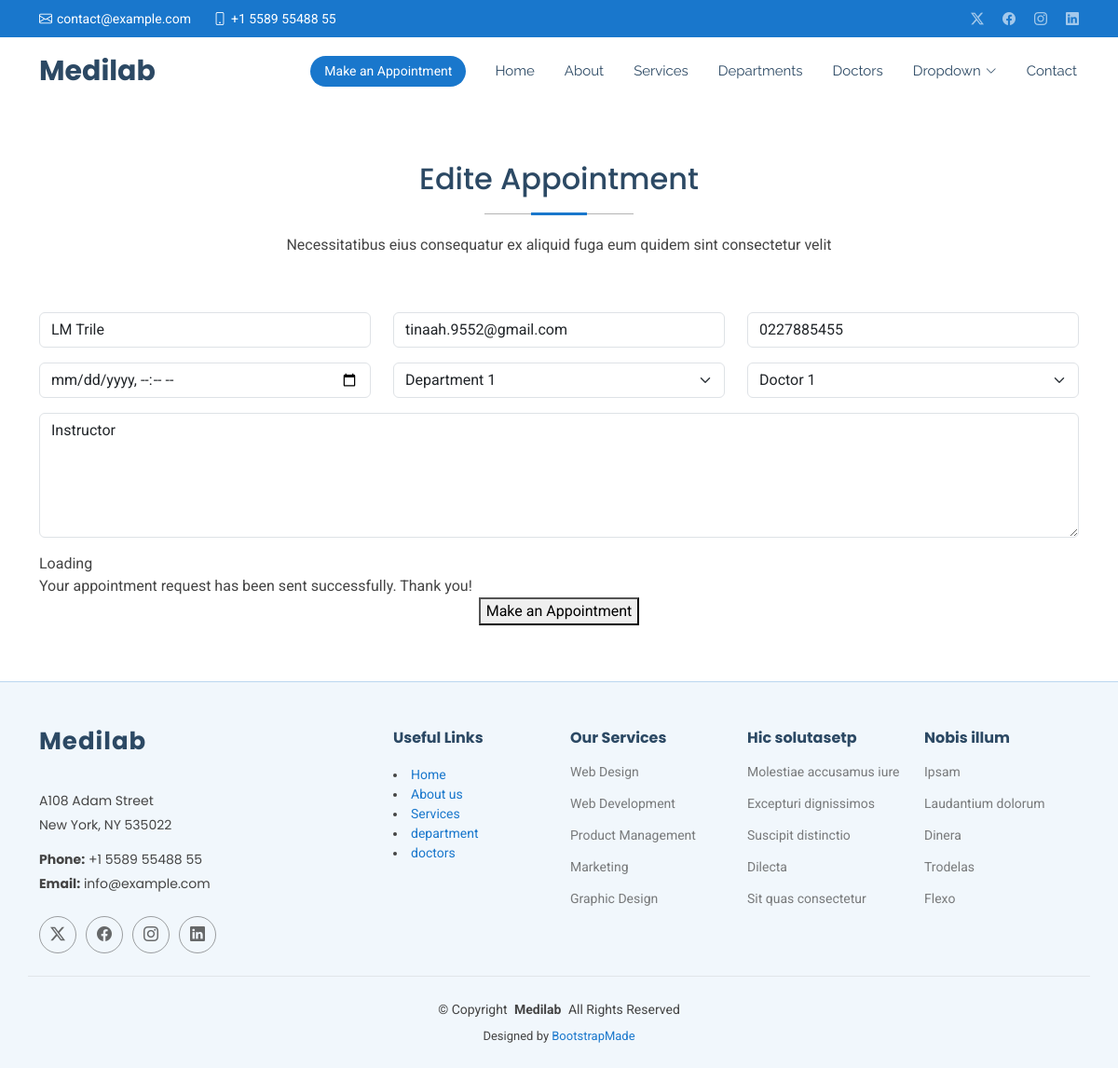
Page /edite/2 on the committed database.
### hospitalapp/models.py (models this page shows, shortened)
class Appointment(models.Model):
    name =models.CharField(max_length=50)
    email =models.EmailField()
    phone =models.CharField(max_length=15)
    date =models.DateTimeField()
    department =models.CharField(max_length=50)
    doctor =models.CharField(max_length=50)
    message =models.TextField()

### hospitalapp/views.py (the view)
# urls.py: path('edite/<int:id>', views.edite,name = 'edite'),
def edite(request,id):
    editeinfo = get_object_or_404(Appointment,id=id)
    if request.method == 'POST':
        editeinfo.name = request.POST.get('name')
        editeinfo.email = request.POST.get('email')
        editeinfo.phone = request.POST.get('phone')
        editeinfo.date = request.POST.get('date')
        editeinfo.department = request.POST.get('department')
        editeinfo.doctor = request.POST.get('doctor')
        editeinfo.message = request.POST.get('message')
        editeinfo.save()
        return redirect('/show')
    else:
        return render(request,'edite.html',{'editeinfo':editeinfo})

### Templates/edite.html (shortened to what this page needs)
{% extends 'starter-page.html' %}
{% load static %}
{% block content %}
    <section id="appointment" class="appointment section">
      <div class="container section-title" data-aos="fade-up">
        <h2>Edite Appointment</h2>
        <p>Necessitatibus eius consequatur ex aliquid fuga eum quidem sint consectetur velit</p>
      </div>
      <div class="container" data-aos="fade-up" data-aos-delay="100">
        <form  method="post" ">
          <div class="row">
            <div class="col-md-4 form-group">
              <input type="text" value="{{ editeinfo.name }}" name="name" class="form-control" id="name" placeholder="Your Name" required="">
            </div>
            <div class="col-md-4 form-group mt-3 mt-md-0">
              <input type="email" value="{{ editeinfo.email }}" class="form-control" name="email" id="email" placeholder="Your Email" required="">
            </div>
            <div class="col-md-4 form-group mt-3 mt-md-0">
              <input type="tel" value="{{ editeinfo.phone }}" class="form-control" name="phone" id="phone" placeholder="Your Phone" required="">
            </div>
          </div>
          <div class="row">
            <div class="col-md-4 form-group mt-3">
              <input type="datetime-local" name="date" class="form-control datepicker" id="date" placeholder="Appointment Date" required="">
            </div>
            <div class="col-md-4 form-group mt-3">
              <select name="department" id="department" class="form-select" required="">
                <option value="Department 1" {% if editeinfo.department == "Department 1" %}
                	selected
                {% endif %} >Department 1</option>
              </select>
            </div>
            <div class="col-md-4 form-group mt-3">
              <select name="doctor" id="doctor" class="form-select" required="">
                <option value="Doctor 1" {% if editeinfo.doctor == "Doctor 1" %}
                	selected
                {% endif %}  }}>Doctor 1</option>
              </select>
            </div>
          </div>
          <div class="form-group mt-3">
            <textarea class="form-control" name="message" rows="5" placeholder="Message (Optional)">{{ editeinfo.message }}</textarea>
          </div>
          <div class="mt-3">
            <div class="loading">Loading</div>
            <div class="sent-message">Your appointment request has been sent successfully. Thank you!</div>
            <div class="text-center"><button type="submit">Make an Appointment</button></div>
          </div>
        </form>
      </div>
    </section>
{% endblock %}

### static/assets/css/main.css (style rules this page uses)
:root { --default-font: "Roboto", system-ui, -apple-system, "Segoe UI", Roboto, "Helvetica Neue", Arial, "Noto Sans", "Liberation Sans", sans-serif, "Apple Color Emoji", "Segoe UI Emoji", "Segoe UI Symbol", "Noto Color Emoji"; --heading-font: "Poppins", sans-serif; --nav-font: "Raleway", sans-serif; }
:root { --background-color: #ffffff; --default-color: #444444; --heading-color: #2c4964; --accent-color: #1977cc; --surface-color: #ffffff; --contrast-color: #ffffff; }
:root { --nav-color: #2c4964; --nav-hover-color: #1977cc; --nav-mobile-background-color: #ffffff; --nav-dropdown-background-color: #ffffff; --nav-dropdown-color: #2c4964; --nav-dropdown-hover-color: #1977cc; }
:root { scroll-behavior: smooth; }
body { color: var(--default-color); background-color: var(--background-color); font-family: var(--default-font); }
h1, h2, h3, h4, h5, h6 { color: var(--heading-color); font-family: var(--heading-font); }
section, .section { color: var(--default-color); background-color: var(--background-color); padding: 60px 0; scroll-margin-top: 72px; overflow: clip; }
.section-title { text-align: center; padding-bottom: 60px; position: relative; }
.section-title h2 { font-size: 32px; font-weight: 500; margin-bottom: 20px; padding-bottom: 20px; position: relative; }
.section-title h2:before { content: ""; position: absolute; display: block; width: 160px; height: 1px; background: color-mix(in srgb, var(--default-color), transparent 60%); left: 0; right: 0; bottom: 1px; margin: auto; }
.section-title h2::after { content: ""; position: absolute; display: block; width: 60px; height: 3px; background: var(--accent-color); left: 0; right: 0; bottom: 0; margin: auto; }
.section-title p { margin-bottom: 0; }

### rows in the picture
Appointment: name "LM Trile", email "tinaah.9552@gmail.com", phone "0227885455", department "Department 1", doctor "Doctor 1", message "Instructor"
